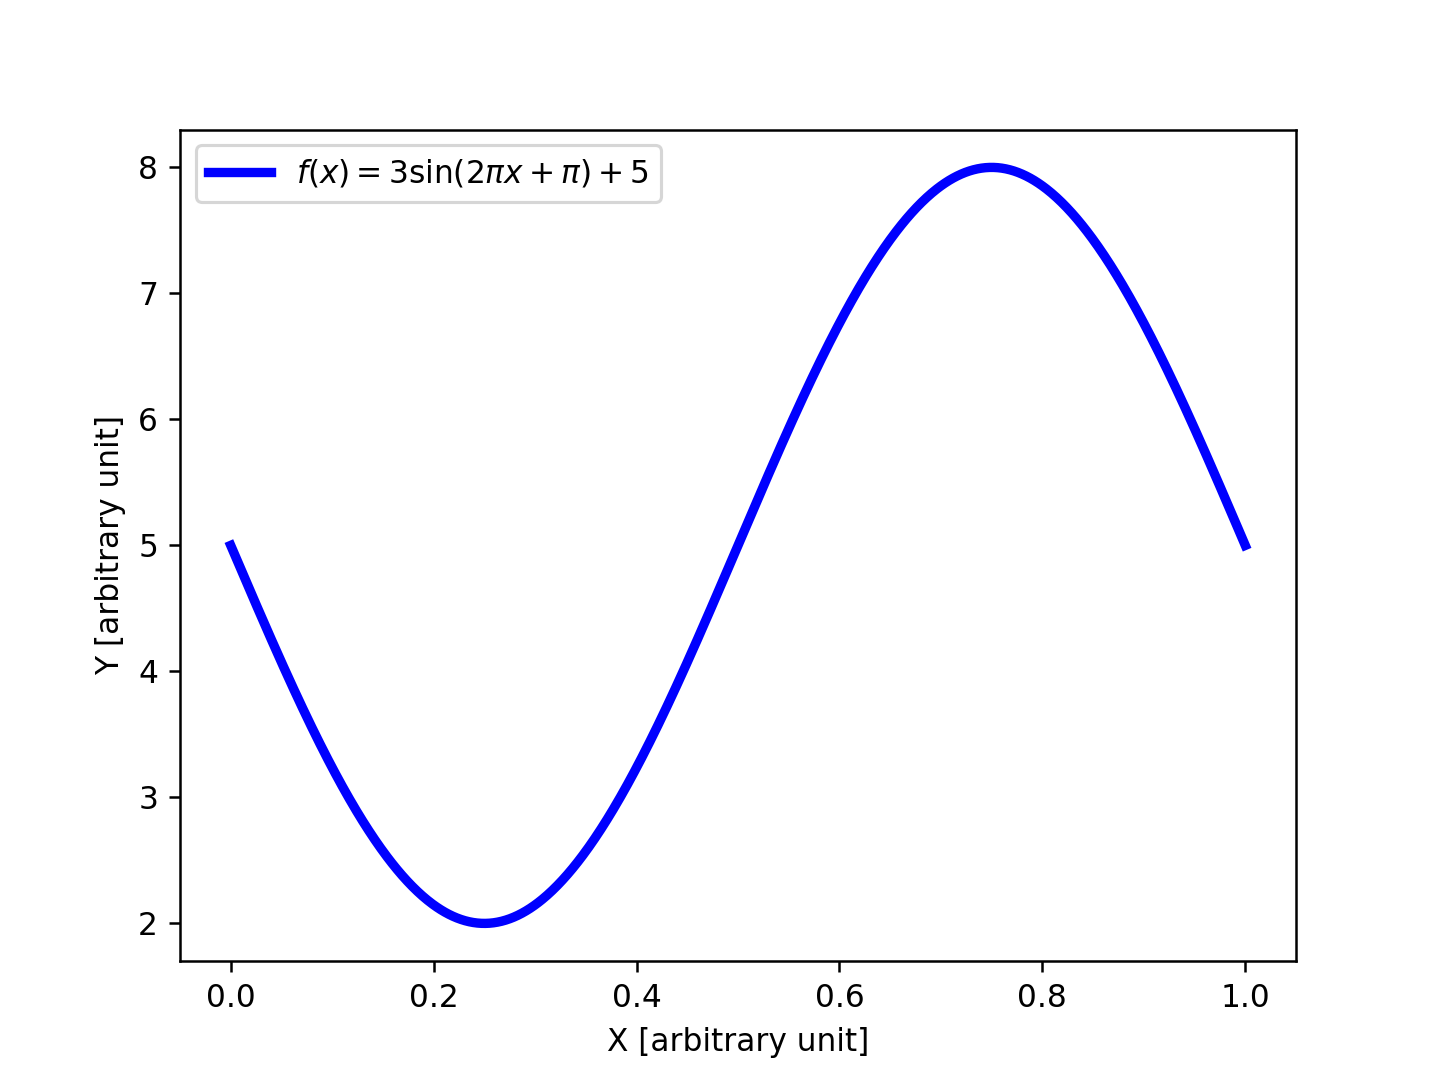

This chart was generated by the following Python code:
#!/usr/pkg/bin/python3.9

#
# Time-stamp: <2022/10/16 13:54:18 (CST) daisuke>
#

# importing numpy module
import numpy

# importing matplotlib module
import matplotlib.figure
import matplotlib.backends.backend_agg

# output file name
file_output = 'ai202209_s05_34.png'

# function of a curve
def curve (x):
    # coefficients
    a = 3.0
    b = 2.0 * numpy.pi
    c = numpy.pi
    d = 5.0
    # curve
    y = a * numpy.sin (b * x + c) + d
    # returning y-value
    return y

# data to plot
data_x = numpy.linspace (0.0, 1.0, 1001)
data_y = curve (data_x)

#
# making plot using Matplotlib
#
    
# making objects "fig" and "ax"
fig    = matplotlib.figure.Figure ()
canvas = matplotlib.backends.backend_agg.FigureCanvasAgg (fig)
ax     = fig.add_subplot (111)

# axes
ax.set_xlabel ('X [arbitrary unit]')
ax.set_ylabel ('Y [arbitrary unit]')

# plotting data
ax.plot (data_x, data_y, linestyle='-', linewidth=3.0, color='blue', \
         label='$f(x)=3 \sin (2 \pi x + \pi) + 5$')

# legend
ax.legend ()

# saving file
fig.savefig (file_output, dpi=225)
